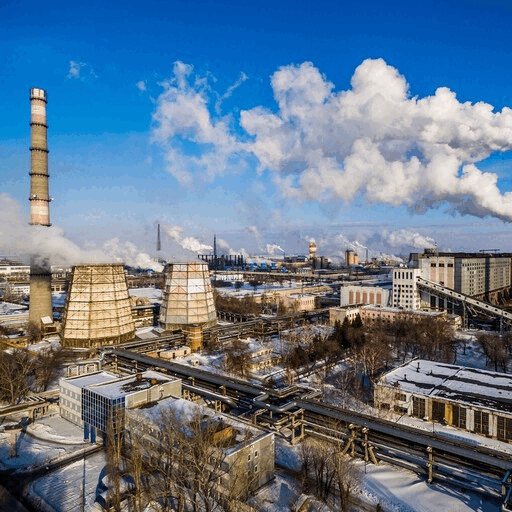
#> input picture fractal-image-compression/images/promzone.gif, 512 x 512 px, found by its file name
$ python best_compression.py
#> lines starting #> are read from the running program, lines starting #| are printed output that depends on the picture
import matplotlib.pyplot as plt
import matplotlib.image as mpimg
from scipy import ndimage
import numpy as np
import time
from property import *


class domain:
    # [5 lines left out: function __init__, not called in this run]


# Parameters
directions = [1, -1]
angles = [0, 90, 180, 270]
candidates = [[direction, angle] for direction in directions for angle in angles]


# [6 lines left out: function reduce, not called in this run]


def rotate(img, angle):
    return ndimage.rotate(img, angle, reshape=False)


def flip(img, direction):
    return img[::direction, :]


def apply_transformation(img, direction, angle, contrast=1.0, brightness=0.0):
    return contrast * rotate(flip(img, direction), angle) + brightness


# [6 lines left out: function get_property_vector, not called in this run]


def get_greyscale_image(img):
    return np.mean(img[:, :, :2], 2)


# [48 lines left out: functions find_contrast_and_brightness2, get_extremum_list, normalization_blocks, generate_all_source_blocks, classification_source_blocks, not called in this run]


def read_neurons_weight():
    file = open('models/weights.txt', 'r')
    info = file.readlines()
    info = np.reshape(info, (8, 8))
    weight = np.zeros((8, 8, 5))
    for i in range(8):
        for j in range(8):
            # print([float(x) for x in info[i][j].split()])
            weight[i][j] = [float(x) for x in info[i][j].split()]
    return weight


def euclidian_distance(x, w):
    result = math.sqrt(np.sum(np.square(np.array(x) - np.array(w))))
    return result

def euclidian_distance_block(x, w):
    result = math.sqrt(np.sum(np.square(np.array(x)/255 - np.array(w)/255)))
    return result

# [30 lines left out: functions generate_all_transformed_blocks, competition, get_domain_classes, not called in this run]


def compress(img, source_size, destination_size, step, eps_weight):
    weight_neurons = read_neurons_weight()
    classification, extremum_list = get_domain_classes(img, weight_neurons, source_size, step)
    transformations = []
    i_count = img.shape[0] // destination_size
    j_count = img.shape[1] // destination_size
    for i in range(i_count):
        transformations.append([])
        # print("{}/{}".format(i, i_count))
        for j in range(j_count):
            transformations[i].append(None)
            min_d = float('inf')
            min_distance_weight = float('inf')
            best_transformation = 0
            # Extract the destination block
            D = img[i * destination_size:(i + 1) * destination_size, j * destination_size:(j + 1) * destination_size]
            d_property = get_property_vector(D)
            normalization_blocks([d_property], extremum_list)
            y_neuron, x_neuron = competition(weight_neurons, d_property)

            for m in range(-1, 2):
                for n in range(-1, 2):
                    if 0 <= y_neuron + m < 8 and 0 <= x_neuron + n < 8:
                        for domain_ in classification[y_neuron + m][x_neuron + n]:
                            distance = euclidian_distance(d_property, domain_.property_weight)
                            # print(f'distance {distance}')
                            if distance < min_distance_weight:
                                min_distance_weight = distance
                                best_domain = domain_
                                if min_distance_weight < eps_weight:
                                    transformed_blocks = generate_all_transformed_blocks(source_size, destination_size,
                                                                                         domain_)
                                    for k, l, direction, angle, S in transformed_blocks:
                                        contrast, brightness = find_contrast_and_brightness2(D, S)
                                        S = contrast * S + brightness
                                        d = euclidian_distance_block(D, S)
                                        if d < min_d:
                                            min_d = d
                                            transformations[i][j] = (k, l, direction, angle, contrast, brightness)
                                            # print("{}/{} ; {}/{}".format(i, i_count, j, j_count))
            if transformations[i][j] is None:
                transformed_blocks = generate_all_transformed_blocks(source_size, destination_size, best_domain)
                for k, l, direction, angle, S in transformed_blocks:
                    contrast, brightness = find_contrast_and_brightness2(D, S)
                    S = contrast * S + brightness
                    d = (np.sum(np.square(D - S))) / (destination_size * destination_size * 256 * 256)
                    if d < min_d:
                        min_d = d
                        transformations[i][j] = (k, l, direction, angle, contrast, brightness)
    return transformations

def rmse(d, r):
    # print(np.max(np.array(d)/255) >= 1, np.max(np.array(r)/255) >= 1)
    return np.sqrt(np.mean(np.square(np.array(d)/255 - np.array(r)/255)))
# [41 lines left out: functions decompress, plot_iterations, not called in this run]


#

def test_compress(img_name, source_size, destination_size, step, eps_weight):
#> called with img_name = 'images/promzone.gif', source_size = 64, destination_size = 32, step = 32, eps_weight = 0.2
    img = mpimg.imread(img_name)
#> img is the input picture: shape (512, 512, 4); mean R, G, B, A 101.1, 121, 141.2, 255
    img = get_greyscale_image(img)
#> in get_greyscale_image, `return np.mean(img[:, :, :2], 2)`:
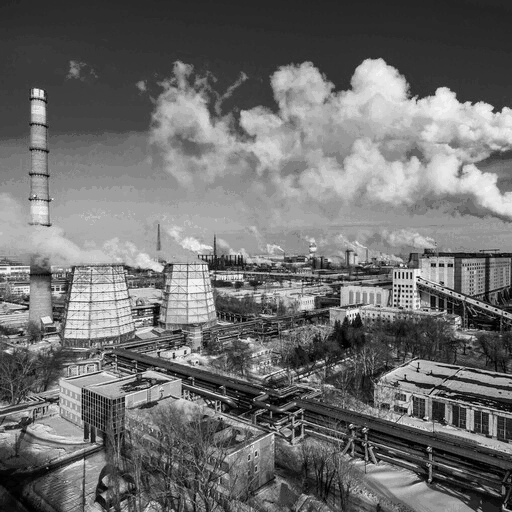
#> returned value: shape (512, 512) float64; min 2.5, max 241.5, mean 111.1
    # plt.figure()
    # plt.imshow(img, cmap='gray', interpolation='none')
    start_time = time.time()
    transformations = compress(img, source_size, destination_size, step, eps_weight)
    save_file(img_name, transformations, source_size, destination_size, step)
    print('---- %s seconds ---- ' % (time.time() - start_time))


# [34 lines left out: functions test_decompress, save_file, read_file, not called in this run]


#> (the run stopped early here; a loop or call above may not have finished)

$ run again, with fractal-image-compression/images/raccoon_512.gif copied over fractal-image-compression/images/promzone.gif
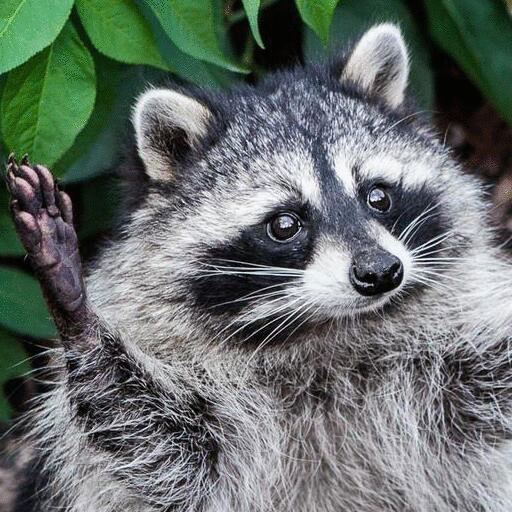
#> input picture fractal-image-compression/images/raccoon_512.gif, 512 x 512 px, found by its file name
#> in test_compress, img is the input picture: shape (512, 512, 4); mean R, G, B, A 102.5, 110.7, 106.8, 255
#> in get_greyscale_image, `return np.mean(img[:, :, :2], 2)`:
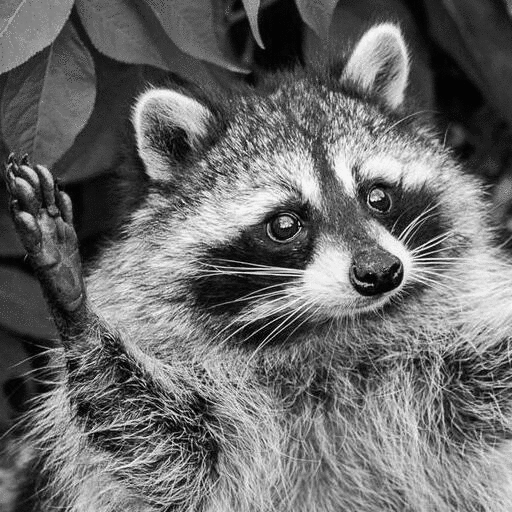
#> returned value: shape (512, 512) float64; min 3, max 246, mean 106.6
